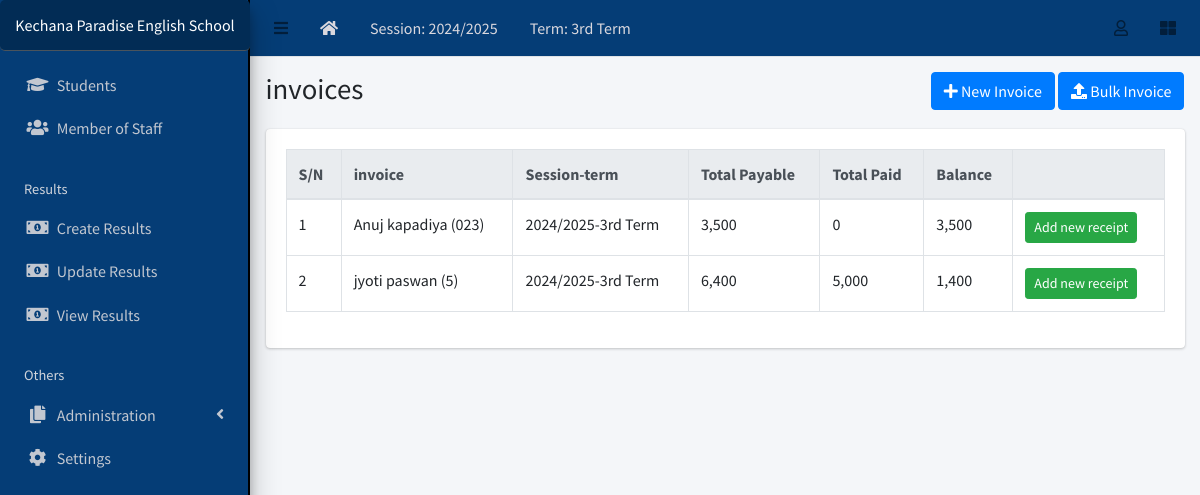
Screenshot of /finance/list/ (signed in) with the database file from the repository.
### apps/corecode/models.py (models this page shows, shortened)
class AcademicSession(models.Model):
    name = models.CharField(max_length=200, unique=True)
    current = models.BooleanField(default=True)
    class Meta:
        ordering = ["-name"]
    def __str__(self):
        return self.name

class AcademicTerm(models.Model):
    name = models.CharField(max_length=20, unique=True)
    current = models.BooleanField(default=True)
    class Meta:
        ordering = ["name"]
    def __str__(self):
        return self.name

class SiteConfig(models.Model):
    key = models.SlugField()
    value = models.CharField(max_length=200)

### apps/finance/models.py (models this page shows, shortened)
class Invoice(models.Model):
    student = models.ForeignKey(Student, on_delete=models.CASCADE)
    session = models.ForeignKey(AcademicSession, on_delete=models.CASCADE)
    term = models.ForeignKey(AcademicTerm, on_delete=models.CASCADE)
    class_for = models.ForeignKey(StudentClass, on_delete=models.CASCADE)
    balance_from_previous_term = models.IntegerField(default=0)
    status = models.CharField(
        max_length=20,
        choices=[("active", "Active"), ("closed", "Closed")],
        default="active",
    )
    class Meta:
        ordering = ["student", "term"]
    def __str__(self):
        return f"{self.student}"
    def balance(self):
        payable = self.total_amount_payable()
        paid = self.total_amount_paid()
        return payable - paid
    def amount_payable(self):
        items = InvoiceItem.objects.filter(invoice=self)
        total = 0
        for item in items:
            total += item.amount
        return total
    def total_amount_payable(self):
        return self.balance_from_previous_term + self.amount_payable()
    def total_amount_paid(self):
        receipts = Receipt.objects.filter(invoice=self)
        amount = 0
        for receipt in receipts:
            amount += receipt.amount_paid
        return amount

class InvoiceItem(models.Model):
    invoice = models.ForeignKey(Invoice, on_delete=models.CASCADE)
    description = models.CharField(max_length=200)
    amount = models.IntegerField()

class Receipt(models.Model):
    invoice = models.ForeignKey(Invoice, on_delete=models.CASCADE)
    amount_paid = models.IntegerField()
    date_paid = models.DateField(default=timezone.now)
    comment = models.CharField(max_length=200, blank=True)

### apps/students/models.py (models this page shows, shortened)
class Student(models.Model):
    STATUS_CHOICES = [("active", "Active"), ("inactive", "Inactive")]
    GENDER_CHOICES = [("male", "Male"), ("female", "Female")]
    current_status = models.CharField(
        max_length=10, choices=STATUS_CHOICES, default="active"
    )
    registration_number = models.CharField(max_length=200, unique=True, blank=True)
    firstname = models.CharField(max_length=200)
    other_name = models.CharField(max_length=200, blank=True)
    surname = models.CharField(max_length=200)
    roll_no = models.IntegerField(blank=True, null=True, default=0)
    attendance = models.IntegerField(blank=True, null=True, default=0)
    gender = models.CharField(max_length=10, choices=GENDER_CHOICES, default="male")
    date_of_birth = models.DateField(default=timezone.now)
    current_class = models.ForeignKey(StudentClass,on_delete=models.SET_NULL,related_name='students',null=True, blank=True
    )
    date_of_admission = models.DateField(default=timezone.now)
    mobile_num_regex = RegexValidator(
        regex="^[0-9]{10,15}$", message="Entered mobile number isn't in a right format!"
    )
    parent_mobile_number = models.CharField(
        validators=[mobile_num_regex], max_length=13, blank=True
    )
    address = models.TextField(blank=True)
    others = models.TextField(blank=True)
    passport = models.ImageField(blank=True, upload_to="students/passports/")
    class Meta:
        ordering = ["firstname", "other_name", "surname"]
    def __str__(self):
        return f"{self.firstname} {self.other_name} {self.surname}  ({self.registration_number})"

### apps/finance/views.py (the view)
# urls.py: path("list/", InvoiceListView.as_view(), name="invoice-list"),
class InvoiceListView(LoginRequiredMixin, ListView):
    model = Invoice

### apps/corecode/context_processors.py (called while the page is built)
def site_defaults(request):
    current_session = AcademicSession.objects.get(current=True)
    current_term = AcademicTerm.objects.get(current=True)
    vals = SiteConfig.objects.all()
    contexts = {
        "current_session": current_session.name,
        "current_term": current_term.name,
    }
    for val in vals:
        contexts[val.key] = val.value
    return contexts

### apps/finance/templates/finance/invoice_list.html (shortened to what this page needs)
{% extends 'base.html' %}
{% load humanize %}
{% block title %}invoices{% endblock title %}
{% block breadcrumb %}
<a class="btn btn-primary" href="{% url 'invoice-create' %}"><i
    class="fas fa-plus"></i> New Invoice</a>
<a class="btn btn-primary" href="{% url 'bulk-invoice' %}"><i
    class="fas fa-upload"></i> Bulk Invoice</a>
{% endblock breadcrumb %}
{% block content %}
  <div class="table-responsive">
    <table id="invoicetable" class="table table-bordered table-hover">
      <thead class="thead-light">
        <tr>
          <th>S/N</th>
          <th>invoice</th>
          <th>Session-term</th>
          <th>Total Payable</th>
          <th>Total Paid</th>
          <th>Balance</th>
          <th></th>
        </tr>
      </thead>
      <tbody>
        {% for invoice in object_list %}
          <tr class='clickable-row' data-href="{% url 'invoice-detail' invoice.id %}">
            <td>{{ forloop.counter}}</td>
            <td>{{ invoice}}</td>
            <td>{{ invoice.session}}-{{ invoice.term}}</td>
            <td>{{ invoice.total_amount_payable | intcomma }}</td>
            <td>{{ invoice.total_amount_paid | intcomma }}</td>
            <td>{{ invoice.balance | intcomma }}</td>
            <td><a class="btn btn-success btn-sm"
                href="{% url 'receipt-create' %}?invoice={{ invoice.id }}">Add new
                receipt</a></td>
          </tr>
        {% endfor %}
      </tbody>
    </table>
  </div>
{% endblock content %}

### templates/base.html (shortened to what this page needs)
{% load static %}
<!DOCTYPE html>
<html lang="en">
<head>
  <link rel="stylesheet" href="{% static 'plugins/fontawesome-free/css/all.min.css' %}">
  <link rel="stylesheet" href="{% static 'plugins/toastr/toastr.min.css' %}">
  <link rel="stylesheet"
    href="{% static 'plugins/overlayScrollbars/css/OverlayScrollbars.min.css' %}">
  <link rel="stylesheet" href="{% static 'plugins/Datatables/datatables.min.css' %}" />
  <link rel="stylesheet" href="{% static 'dist/css/adminlte.min.css' %}">
<link rel="stylesheet" href="https://cdn.datatables.net/buttons/2.2.3/css/buttons.dataTables.min.css" />
</head>
<body
  class="hold-transition sidebar-mini layout-fixed layout-navbar-fixed layout-footer-fixed">
  <div class="wrapper">
    <nav class="main-header navbar navbar-expand navbar-white navbar-light">
      <ul class="navbar-nav">
        <li class="nav-item">
          <a class="nav-link" data-widget="pushmenu" href="#" role="button"><i
              class="fas fa-bars"></i></a>
        </li>
        <li class="nav-item d-none d-sm-inline-block">
          <a href="{% url 'home' %} " class="nav-link" style="color: rgb(218, 216, 222);"><i class="fa fa-home"></i></a>
        </li>
        <li class="nav-item d-none d-sm-inline-block">
          <a href="{% url 'current-session' %}" class="nav-link" style="color: rgb(218, 216, 222);">Session: {{ current_session }}</a>
        </li>
        <li class="nav-item d-none d-sm-inline-block">
          <a href="{% url 'current-session' %}" class="nav-link" style="color: rgb(218, 216, 222);">Term: {{ current_term }}</a>
        </li>
      </ul>
      <ul class="navbar-nav ml-auto" style="color: rgb(218, 216, 222);">
        <li class="nav-item dropdown">
          <a class="nav-link" data-toggle="dropdown" href="#">
            <i class="far fa-user"></i>
          </a>
        </li>
        <li class="nav-item">
          <a class="nav-link" data-widget="control-sidebar" data-slide="true"
            href="#" role="button"><i class="fas fa-th-large"></i></a>
        </li>
      </ul>
    </nav>
    <aside class="main-sidebar sidebar-dark-primary elevation-4" >
      <a href="{% url 'home' %}" class="brand-link" style="background-color:rgb(2, 44, 85); color: white; padding: 13px; text-align: center; border-radius: 5px; font-size: 16px;">
        {{ school_name | default:"MySchool" }}
      </a>
      <div class="sidebar">
        <nav class="mt-2">
          <ul class="nav nav-pills nav-sidebar flex-column"
            data-widget="treeview" role="menu" data-accordion="false">
            <li class="nav-item">
              <a href="{% url 'student-list' %}" class="nav-link">
                <i class="nav-icon fas fa-graduation-cap"></i>
                <p>
                  Students
                </p>
              </a>
            </li>
            <li class="nav-item">
              <a href="{% url 'staff-list' %}" class="nav-link">
                <i class="nav-icon fas fa-users"></i>
                <p>
                  Member of Staff
                </p>
              </a>
            </li>
            <li class="nav-header">Results</li>
            <li class="nav-item">
              <a href="{% url 'create-result' %}" class="nav-link">
                <i class="nav-icon fas fa-money-bill-alt"></i>
                <p>
                  Create Results
                </p>
              </a>
            </li>
            <li class="nav-item">
              <a href="{% url 'edit-results' %}" class="nav-link">
                <i class="nav-icon fas fa-money-bill-alt"></i>
                <p>
                  Update Results
                </p>
              </a>
            </li>
            <li class="nav-item">
              <a href="{% url 'view-results' %}" class="nav-link">
                <i class="nav-icon fas fa-money-bill-alt"></i>
                <p>
                  View Results
                </p>
              </a>
            </li>
            <li class="nav-header">Others</li>
            <li class="nav-item has-treeview">
              <a href="#" class="nav-link">
                <i class="nav-icon fas fa-copy"></i>
                <p>
                  Administration
                  <i class="fas fa-angle-left right"></i>
                </p>
              </a>
            </li>
            <li class="nav-item">
              <a href="{% url 'configs' %}" class="nav-link">
                <i class="nav-icon fas fa-cog"></i>
                <p>
                  Settings
                </p>
              </a>
            </li>
          </ul>
        </nav>
      </div>
    </aside>
    <div class="content-wrapper">
      <section class="content-header">
        <div class="container-fluid">
          <div class="row mb-1">
            <div class="col-sm-8">
              <h1>{% block title %}{% endblock title %}</h1>
            </div>
            <div class="col-sm-4">
              <ol class="breadcrumb float-sm-right">
                <li class="breadcrumb-item">{% block breadcrumb %}{% endblock breadcrumb %}</li>
              </ol>
            </div>
          </div>
        </div>
      </section>
      <section class="content">
        <div class="container-fluid">
          <div class="row">
            <div class="col-md-12">
              {% block fullcard %}
              <div class="card">
                <div class="card-body">
                  <div class="row">
                    <div class="col">
                      {% block content %}
                      {% endblock content %}
                    </div>
                  </div>
                </div>
              </div>
              {% endblock fullcard %}
            </div>
          </div>
        </div>
      </section>
    </div>
  </div>
</body>
</html>

### templates/base.html (style rules this page uses)
.main-sidebar { background-color:rgb(5, 61, 118); border-right: 2px solid black; }
.main-header { background-color:rgb(5, 61, 118); color: rgb(218, 216, 222); }

### rows the page displays
AcademicSession: name "2024/2025"
AcademicTerm: name "3rd Term"
SiteConfig: value "Kechana Paradise English School"
Invoice: student.registration_number "Anuj kapadiya (023)", session "2024/2025", term "3rd Term", total_amount_payable "3,500", total_amount_paid "0", balance "3,500"
Invoice: student.registration_number "jyoti paswan (5)", session "2024/2025", term "3rd Term", total_amount_payable "6,400", total_amount_paid "5,000", balance "1,400"
